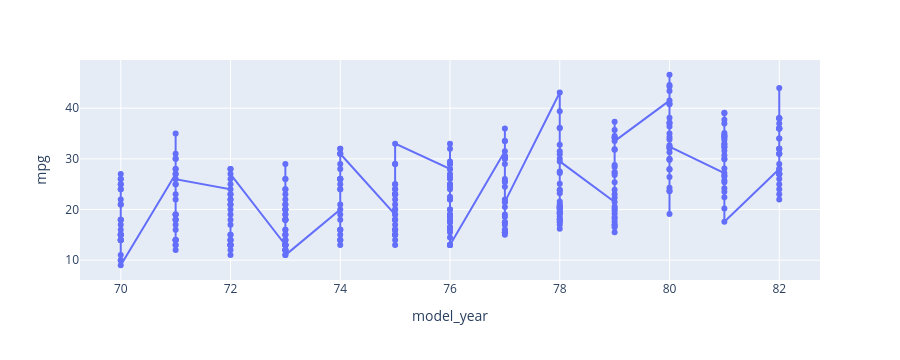

The code cell stored with this chart in its notebook:
### Code cell
## Line CHART mpg VS MODEL_YEAR
fig = px.line(cars, x = "model_year", y = "mpg", markers= True, hover_data= ["origin", "weight"], hover_name= "name")
fig.show()

### Figure 1 — Plotly figure (JSON) as saved in the notebook; plotly's stock layout.template omitted (floating-point values rounded to 4 significant figures; data arrays with more than 128 entries replaced by an {"elided": "..."} marker saying what was removed)
{"data": [{"customdata": {"elided": "398x2 mixed values"}, "hovertemplate": "<b>%{hovertext}</b><br><br>model_year=%{x}<br>mpg=%{y}<br>origin=%{customdata[0]}<br>weight=%{customdata[1]}<extra></extra>", "hovertext": {"elided": "398 str values"}, "legendgroup": "", "line": {"color": "#636efa", "dash": "solid"}, "marker": {"symbol": "circle"}, "mode": "lines+markers", "name": "", "orientation": "v", "showlegend": false, "type": "scatter", "x": {"elided": "398 int values"}, "xaxis": "x", "y": {"elided": "398 float values"}, "yaxis": "y"}], "layout": {"autosize": true, "height": 360, "legend": {"tracegroupgap": 0}, "margin": {"t": 60}, "xaxis": {"anchor": "y", "autorange": true, "domain": [0, 1], "range": [69.27, 82.73], "title": {"text": "model_year"}, "type": "linear"}, "yaxis": {"anchor": "x", "autorange": true, "domain": [0, 1], "range": [6.089, 49.51], "title": {"text": "mpg"}, "type": "linear"}}}
